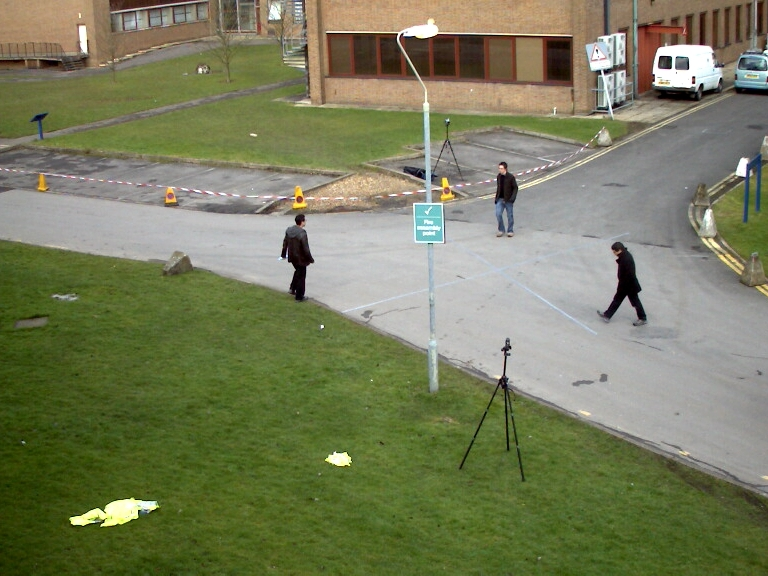
#> input picture PutImageDatasetHere/View_001/frame_0004.jpg, 768 x 576 px; its folder holds only this picture in this run
$ python e_savingHeatmapVideos.py
#> lines starting #> are read from the running program, lines starting #| are printed output that depends on the picture
### b_myDetectionAlgorithm.py
import cv2
import os
import pandas as pd
import numpy as np
import matplotlib.pyplot as plt
from a_GT_visualization import createBoundingBox, createIdentityNumber


# Loads all the names of the frames from the dataset
def loadImgDatasetPaths():

    print('\n\t -Selecting images')

    image_folder = "PutImageDatasetHere/View_001"
    imagesPaths = [os.path.join(image_folder, img) for img in os.listdir(image_folder)]
    imagesPaths.sort()

    return imagesPaths


# Receives the path to all images and returns the images without the background by using a median filter
def removeBG(pathToImages, minThreshold=15, openingK=4, dilationK=1, closingK=6, smallClosingK=3, minArea=200):

#> called with minThreshold = 15, openingK = 4, dilationK = 1, closingK = 6, smallClosingK = 3, minArea = 200
    print('\n\t -Applying morphological transformations images')

    print('Loading images...')
    # Load all images
    images = [cv2.imread(imgPath) for imgPath in pathToImages]
#> images = 1 item

    print('Computing median to remove background...')
    # Compute median image (background) by subsampling all the images and return a grayscale image
    median = cv2.cvtColor(np.median(images[::10], axis=0).astype(np.uint8), cv2.COLOR_BGR2GRAY)
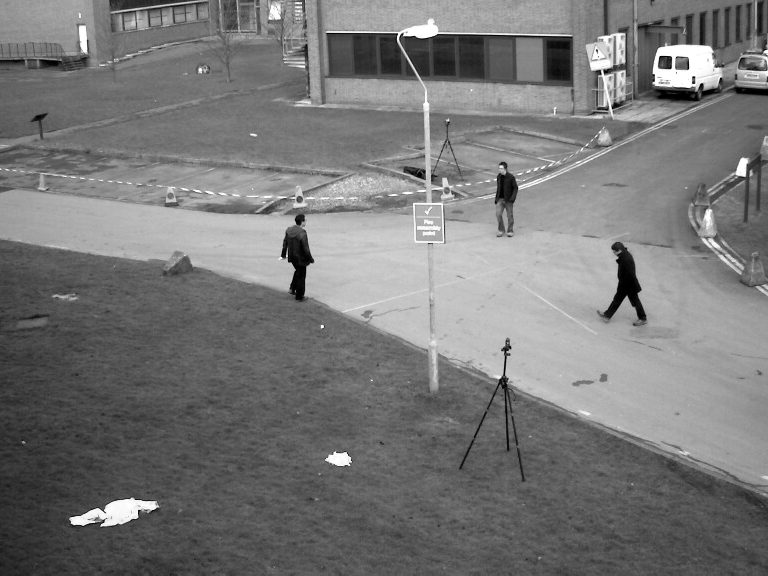
#> median: shape (576, 768); min 0, max 255, mean 120

    # Initialize list to store binary images without background
    imagesWithoutBG = []

    print('Applying morphological transformation on all images...')
    # Loop through all images
    for img in images:
        # Convert the image to grayscale
        gray = cv2.cvtColor(img, cv2.COLOR_BGR2GRAY)

        # Subtract the median from the grayscale image to obtain the foreground
        foreground = cv2.absdiff(gray, median)

        # Threshold the foreground to obtain a binary image
        thresholded = cv2.threshold(foreground, minThreshold, 255, cv2.THRESH_BINARY)[1]

        # Apply opening to remove small objects or noise from binary image
        kernel = np.ones((openingK, openingK),np.uint8)
        opened = cv2.morphologyEx(thresholded, cv2.MORPH_OPEN, kernel)

        # Dilation to fill gap between head and body
        kernel = np.ones((dilationK,dilationK),np.uint8)
        dilated = cv2.dilate(opened, kernel)
        dilated = cv2.dilate(dilated, kernel)

        # Perform a closing operation to fill in big gaps in the objects
        kernel = np.ones((closingK,closingK),np.uint8)
        closed = cv2.morphologyEx(dilated, cv2.MORPH_CLOSE, kernel)

        # Perform many closing operations to fill in small gaps in the objects
        kernel = np.ones((smallClosingK,smallClosingK),np.uint8)
        closed = cv2.morphologyEx(closed, cv2.MORPH_CLOSE, kernel)
        closed = cv2.morphologyEx(closed, cv2.MORPH_CLOSE, kernel)
        closed = cv2.morphologyEx(closed, cv2.MORPH_CLOSE, kernel)
        closed = cv2.morphologyEx(closed, cv2.MORPH_CLOSE, kernel)

        imagesWithoutBG.append(closed)
#> this loop made 1 pass
#> after the loop, imagesWithoutBG = 1 item
    print('Morphological transformations applied.')
    return imagesWithoutBG


# Creates a dataframe that has all the data to create the bounding boxes on all images
def createMyTruth(imagesWithoutBG):

    print('\n\t -Creating dataframe with the data from the computer vision analysis')

    # Define the column names for the dataframe
    columns = ["Frame number", "Identity number", "Bounding box left", "Bounding box top",
               "Bounding box width", "Bounding box height", "Area", "Centroid"]

    # Initialize empty list for empty dataframe for tracking data
    dfMyTruth = pd.DataFrame(columns=columns)

    # Initialize dictionary to store centroids for each identity number
    centroids_dict = {}

    print('Iterating through every binary image...')
    # Loop through each binary image in the list
    for frame_num, binary_img in enumerate(imagesWithoutBG):

        # Perform connected component analysis on the binary image
        num_labels, labels, stats, centroids = cv2.connectedComponentsWithStats(binary_img)

        # Loop through each connected component in the binary image
        for i in range(1, num_labels):

            # Extract stats for this component
            left = stats[i, cv2.CC_STAT_LEFT]
            top = stats[i, cv2.CC_STAT_TOP]
            width = stats[i, cv2.CC_STAT_WIDTH]
            height = stats[i, cv2.CC_STAT_HEIGHT]
            area = stats[i, cv2.CC_STAT_AREA]

            # Remove noise by avaliating only big regions
            if area >= 200:

                # Get centroid coordinates
                cx, cy = centroids[i]

                # Check if this is a new or existing identity (if is new pedestrian or an existing one)
                existing_ids = list(centroids_dict.keys())
                if len(existing_ids) == 0:
                    # If there are no existing pedestrians, assign identity number 1 to this component
                    identity_num = 1
                    centroids_dict[identity_num] = (cx, cy)
                else:
                    # If there are existing pedestrians, find the closest one and assign it to this component
                    min_dist = float('inf')
                    min_id = None
                    for identity_num, centroid in centroids_dict.items():
                        dist = np.sqrt((cx - centroid[0])**2 + (cy - centroid[1])**2)
                        if dist < min_dist:
                            min_dist = dist
                            min_id = identity_num
                    if min_dist > 50:
                        # If the closest identity is too far away, create a new one
                        max_id = max(existing_ids)
                        identity_num = max_id + 1
                        centroids_dict[identity_num] = (cx, cy)
                    else:
                        # Otherwise, assign the closest identity to this component
                        identity_num = min_id
                        centroids_dict[identity_num] = (cx, cy)


                # Add tracking data to the my truth dataframe
                new_line = pd.DataFrame({
                        "Frame number": frame_num+1, #as the txt, it starts at 1
                        "Identity number": identity_num,
                        "Bounding box left": left,
                        "Bounding box top": top,
                        "Bounding box width": width,
                        "Bounding box height": height,
                        "Area": area,
                        "xCentroid": cx,
                        "yCentroid": cy
                }, index=[0])
                dfMyTruth = pd.concat([dfMyTruth, new_line], ignore_index=True)

    print('Data collected.')

    return dfMyTruth


# [251 lines left out: functions showMTworking, showMTTrajectories, generateDinamicHeatmap, generateSimpleHeatmap, generateGaussianHeatmap, not called in this run]


# [43 lines that do not run on import are left out]


'''
Code if I want to see a specific result. Just need to change imagesWithoutBG.append(closed) if needed.

        for img in imagesWithoutBG:
            cv2.imshow("Image without background", img)
            if cv2.waitKey(25) and 0xFF == ord('q'):
                cv2.destroyAllWindows()
               break

       cv2.destroyAllWindows()
'''

### e_savingHeatmapVideos.py
import cv2
import pandas as pd
import os
import numpy as np
import matplotlib.cm as cm
from a_GT_visualization import loadGroundTruth, createBoundingBox, createIdentityNumber
from b_myDetectionAlgorithm import loadImgDatasetPaths, removeBG, createMyTruth

def generateGaussianHeatmapVideo(all_images_path, myTruthDf, sigma=20, video_name='StaticHeatmap.mp4'):
    print("\n\t -Calculating Gaussian heatmap (whole scene)")

    # Read the first image to get its dimensions
    img = cv2.imread(all_images_path[0])
    height, width, channels = img.shape

    # Initialize the heatmap with zeros
    heatmap = np.zeros((height, width), dtype=np.float32)

    # Initialize the video writer
    fourcc = cv2.VideoWriter_fourcc(*'mp4v')
    out = cv2.VideoWriter(video_name, fourcc, 24.0, (width, height), isColor=True)

    # Loop over all the images
    for i, img_path in enumerate(all_images_path):
        print(f'Analysing frame number: {i+1}')
        # Read the image
        img = cv2.imread(img_path)

        # Get the rows for the current frame
        df = myTruthDf[myTruthDf['Frame number'] == i]

        # Loop over the rows
        for _, row in df.iterrows():
            # Get the centroid coordinates
            x = int(row['xCentroid'])
            y = int(row['yCentroid'])

            # Set the standard deviation of the Gaussian kernel
            sigma = sigma

            # Calculate the distance from the current point to all other points
            xv, yv = np.meshgrid(np.arange(width), np.arange(height))
            distance = np.sqrt((xv - x)**2 + (yv - y)**2)

            # Calculate the weights for each pixel based on the distance
            weights = np.exp(-distance**2 / (2 * sigma**2))

            # Update the heatmap with the weighted values
            heatmap += weights


        # Normalize the heatmap to a range of [0, 1]
        if np.max(heatmap) == 0:
            heatmap_norm = heatmap
        else:
            heatmap_norm = heatmap / np.max(heatmap)


        # Apply the inferno colormap
        heatmap_norm = (heatmap_norm * 255).astype(np.uint8)
        heatmap_color = cv2.applyColorMap(heatmap_norm, cv2.COLORMAP_INFERNO)

        # Add the heatmap on top of the original image
        heatmap_img = cv2.addWeighted(img, 0.1, heatmap_color, 0.9, 0)

        # Write the current frame to the video file
        out.write(heatmap_img)

    # Release the video writer
    out.release()
    print("Generated video: " + video_name)


# [66 lines left out: function generateDinamicHeatmap, not called in this run]


if __name__ == "__main__":

    # Getting images
    all_images_path = loadImgDatasetPaths()

    # Define the parameters for removeBG function
    minThreshold = 15
    openingK = 4
    dilationK = 1
    closingK = 6
    smallClosingK = 3
    minArea = 200

    # Define the filename
    filename = f"myTruthDf-{minThreshold}-{openingK}-{dilationK}-{closingK}-{smallClosingK}-{minArea}.csv"

    # Check if the simulation was already done, if so, load the data
    if os.path.isfile(filename):
        # If the file exists, read it in
        print("This analysis was already done")
        myTruthDf = pd.read_csv(filename)

    # Otherwise, load run the algorithm, create the data and save it to a .csv
    else:
        # If the file does not exist, run removeBG and createMyTruth and save the output to a file
        imagesWithoutBG = removeBG(all_images_path, minThreshold=minThreshold, openingK=openingK, dilationK=dilationK, closingK=closingK, smallClosingK=smallClosingK, minArea=minArea)
#> imagesWithoutBG = 1 item
        myTruthDf = createMyTruth(imagesWithoutBG)
#> the loop in createMyTruth, `for frame_num, binary_img in enumerate(imagesWithoutBG):` made 1 pass
#> (frame_num, num_labels, stats, centroids) on pass 1: (0, 1, [[0, 0, 768, 576, 442368]], [[383.5, 287.5]])
#> after the loop in createMyTruth, `for frame_num, binary_img in enumerate(imagesWithoutBG):`: centroids_dict = 0 items
#> myTruthDf = table of 0 rows and 8 columns
        myTruthDf.to_csv(filename, index=False)


    # Save video of the static heatmap using gaussian metric (w*h calculations per person, n*w*h per frame)
    generateGaussianHeatmapVideo(all_images_path, myTruthDf, sigma=20)
#> in generateGaussianHeatmapVideo, img is the input picture: shape (576, 768, 3); mean B, G, R 92.4, 125.2, 120.5
#| Analysing frame number: 1
#> in generateGaussianHeatmapVideo, `heatmap_img = cv2.addWeighted(img, 0.1, heatmap_color, 0.9, 0)`:
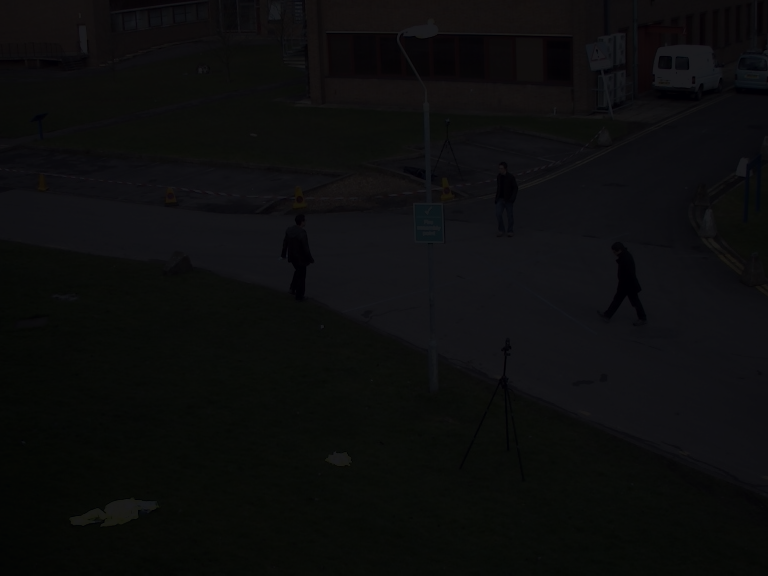
#> heatmap_img: shape (576, 768, 3); mean B, G, R 12.8, 12.5, 12.1

    # Show dinamic heatmap of each frame
    #generateDinamicHeatmap(all_images_path, myTruthDf, sigma=50)
